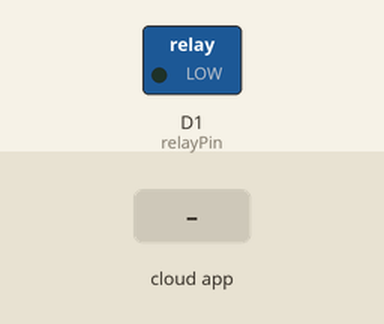
A sketch run on a simulated ESP8266 (NodeMCU). Parts: switched loads named in the sketch (green lamp = pin HIGH). Inputs (shaded band) come from the test bench. WiFi joins after 1.5 s; servers stay silent unless stated; the Firebase database answers and starts empty; what the sketch prints to the serial monitor is not drawn.

Above: at 2.7 s.
2.8 s: the phone or cloud app sets state to 1
At 4.0 s:
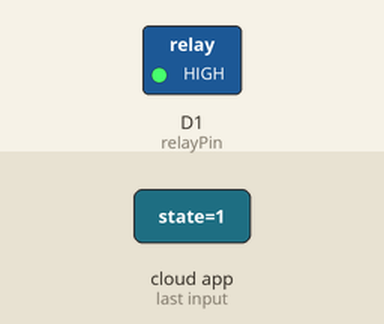
4.3 s: the phone or cloud app sets state to 0
At 5.2 s:
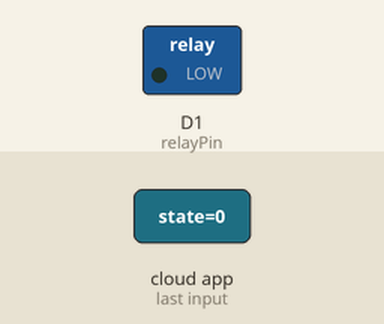
Timing chart, 0 to 7.3 s (numbered marks = the images above; inputs shaded):
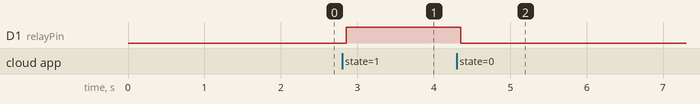

Measured:
- after the input at 2.8 s, D1 (relayPin): LOW → HIGH after 0.05 s
- after the input at 4.3 s, D1 (relayPin): HIGH → LOW after 0.06 s

The sketch:

dule_being_controlled_by_firebase_using_0_and_1_in_nodemcu__.ino
```cpp
#include <ESP8266WiFi.h>
#include <Firebase_ESP_Client.h>

// WiFi credentials
#define WIFI_SSID "MyWifi"
#define WIFI_PASSWORD "123456789"

// Firebase credentials
#define API_KEY "Use your API key"
#define DATABASE_URL "Your database URL"
#define USER_EMAIL "your firebase email id"
#define USER_PASSWORD "your password"

// Firebase objects
FirebaseData fbdo;
FirebaseAuth auth;
FirebaseConfig config;

// Relay module pin
const int relayPin = D1;

void setup()
{
  pinMode(relayPin, OUTPUT); // Set relay pin as output

  Serial.begin(9600);
  WiFi.begin(WIFI_SSID, WIFI_PASSWORD);

  Serial.print("Connecting to Wi-Fi");
  while (WiFi.status() != WL_CONNECTED)
  {
    Serial.print(".");
    delay(300);
  }
  Serial.println();
  Serial.print("Connected with IP: ");
  Serial.println(WiFi.localIP());
  Serial.println();

  // Initialize Firebase
  config.api_key = API_KEY;
  auth.user.email = USER_EMAIL;
  auth.user.password = USER_PASSWORD;
  config.database_url = DATABASE_URL;
  Firebase.reconnectWiFi(true);
  Firebase.begin(&config, &auth);
}

void loop()
{
  if (Firebase.ready())
  {
    int relayState;
    if (Firebase.RTDB.getInt(&fbdo, "/relay/state", &relayState))
    {
      digitalWrite(relayPin, relayState);
    }
    else
    {
      Serial.println(fbdo.errorReason().c_str());
    }
  }
}
```
